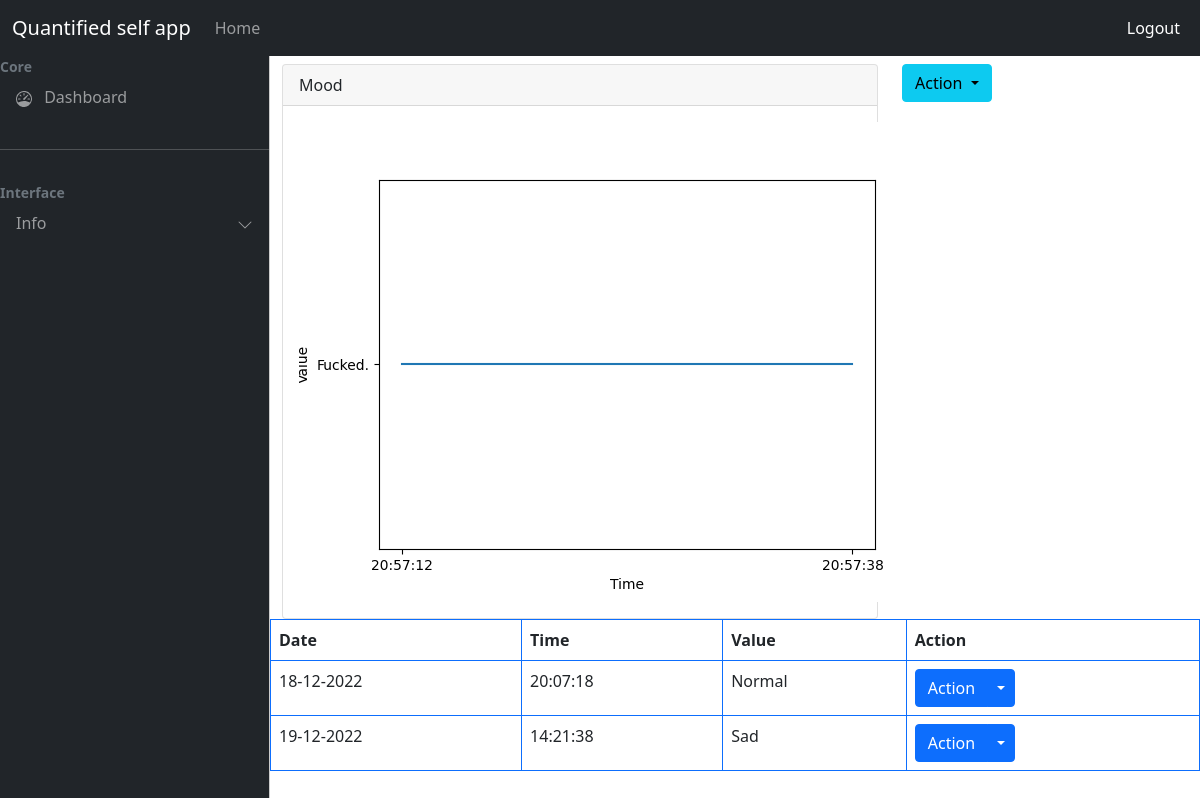
The page /Tracker_detail/Mood (signed in) on the database its author committed.
### model.py (models this page shows)
class Logs(db.Model):
    __tablename__="logs"
    logs_id=db.Column(db.Integer, primary_key=True, autoincrement=True)
    Time=db.Column(db.String, unique=True, nullable=False)
    date=db.Column(db.String)
    Value=db.Column(db.String)
    Tracker_name = db.Column(db.String)
    Notes=db.Column(db.String)

### controller.py (the view, shortened to what this page needs)
@app.route("/Tracker_detail/<string:Name>",methods=['GET','POST'])
def T_details(Name):
    if "username" not in session:
        flash(f"User has'nt logged in",category="danger")
        return redirect("/login")
    logs=Logs.query.filter_by(Tracker_name=Name).all()
    tr=Tracker.query.filter_by(Name=Name).all()
    t=tr[0].Tracker_type
    return render_template("Tracker_Details.html",logs=logs,Name=Name,t_type=t)

### templates/Tracker_Details.html (shortened to what this page needs)
<!doctype html>
<html lang="en">
<head>
	<link href="https://cdn.jsdelivr.net/npm/bootstrap@5.1.3/dist/css/bootstrap.min.css" rel="stylesheet"
>
	<link rel="stylesheet" href="/static/design.css">
</head>
<body>
	<nav class="navbar navbar-expand-lg navbar-dark bg-dark fixed-top">
		<div class="container-fluid">
			<a class="navbar-brand" href="#">Quantified self app</a>
			<div class="collapse navbar-collapse" id="navbarSupportedContent">
				<ul class="navbar-nav me-auto mb-2 mb-lg-0">
					<li class="nav-item">
						<a class="nav-link" aria-current="page" href="#">Home</a>
					</li>
				</ul>
				<ul class="navbar-nav  mb-2 mb-lg-0">
					<li class="nav-item">
						<a class="nav-link active" href="/logout">Logout</a>
					</li>
				</ul>
			</div>
		</div>
	</nav>
	<div class="offcanvas offcanvas-start sidebar-nav bg-dark text-white" tabindex="-1" id="offcanvasExample"
		aria-labelledby="offcanvasExampleLabel">
		<div class="offcanvas-body p-0">
			<nav class="navbar-dark">
				<ul class="navbar-nav">
					<li>
						<div class="text-muted small fw-bold ">
							Core
						</div>
					</li>
					<li>
						<a href="/dashboard" class="nav-link px-3">
							<span class="me-2">
							</span>
							<span>
								Dashboard
							</span>
						</a>
					</li>
					<li class="my-4">
						<hr class="dropdown-divider" />
					</li>
					<li>
						<div class="text-muted small fw-bold ">
							Interface
						</div>
					</li>
					<li>
						<a class="nav-link px-3 sidebar-link" data-bs-toggle="collapse" href="#collapseExample"
							role="button" aria-expanded="false" aria-controls="collapseExample">
							<span>Info</span>
							<span class="right icon ms-auto">
								<svg xmlns="http://www.w3.org/2000/svg" width="16" height="16" fill="currentColor"
									class="bi bi-chevron-down" viewBox="0 0 16 16">
									<path fill-rule="evenodd"
										d="M1.646 4.646a.5.5 0 0 1 .708 0L8 10.293l5.646-5.647a.5.5 0 0 1 .708.708l-6 6a.5.5 0 0 1-.708 0l-6-6a.5.5 0 0 1 0-.708z" />
								</svg>
							</span>
						</a>
					</li>
				</ul>
			</nav>
		</div>
	</div>
	<main class="mt-5 pt-3">
        <div class="container">
			<div class="row">
				<div class="col-md-8">
					<div class="card">
						<div class="card-header">
							{{Name}}
						</div>
						<div class="card-body">
							<img src="/static/image1.png">
						</div>
					</div>
				</div>
				<div class="col-md-1">
					<div class="btn-group">
						<form action="/Tracker_detail/{{Name}}" method="POST">
						<button type="button" class="btn btn-info dropdown-toggle" data-bs-toggle="dropdown" aria-expanded="false">
						  Action
						</button>
						</form>
					</div>
				</div>
			</div>
			<div class="row">
				<table class="table table-bordered border-primary">
					<tr>
						<th>Date</th>
						<th> Time </th>
						<th> Value </th>
						<th>Action</th>
					</tr>
					{%for log in logs %}
					<tr>
						<td>{{log.date}}</td>
						<td>{{log.Time}}</td>
						<td>{{log.Value}}</td>
						<td>
							<div class="btn-group">
								<button type="button" class="btn btn-primary">Action</button>
								<button type="button" class="btn btn-primary dropdown-toggle dropdown-toggle-split" data-bs-toggle="dropdown" aria-expanded="false">
								</button>
							</div>
						</td>
					</tr>
					{%endfor%}
				</table>
			</div>
        </div>
	</main>
</body>
</html>

### static/design.css (style rules this page uses)
:root { --offcanvas-width:270px; --topNavbarHeight: 56px; }
.sidebar-nav { width: var(--offcanvas-width); }
.sidebar-link { display: flex; align-items: center; }
main { margin-left: var(--offcanvas-width); }
@media (min-width:992px) { body { overflow: auto !important; } }
@media (min-width:992px) { .sidebar-nav { transform: none; visibility: visible !important; top: var(--topNavbarHeight); height: calc(100% - var(--topNavbarHeight)); } }

### rows shown on the page
Logs: date "18-12-2022", Time "20:07:18", Value "Normal"
Logs: date "19-12-2022", Time "14:21:38", Value "Sad"

### other values the page prints
{{ Name }} "Mood"
